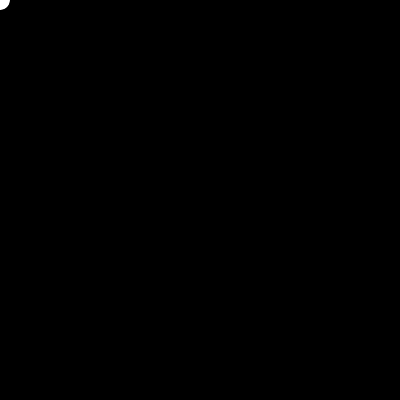
Frame 1 (no input)
Frame 60 (the mouse pressed at the canvas centre just before this capture): identical to frame 1, image omitted
Frame 120 (the mouse held since frame 60 and released just before this capture): identical to frame 1, image omitted

The Processing sketch that drew this single still picture (run headless with seeded random() and noise(); from frame 60 on, the mouse is pressed at the canvas centre):

// Processing sketch: processing_158030
// ── processing_158030.pde

int counter;
int x;
int y;



void setup() {  //setup function called initially, only once
  size(400, 400);
 }

void draw() {  //draw function loops 
background(0);
 fill(255,255,255);
 ellipse(x,y,20,20);
 if(key=='d'){
 x=x+1;
 }
 if(key=='s'){
 y=y+1;
 
 }
 
 }
